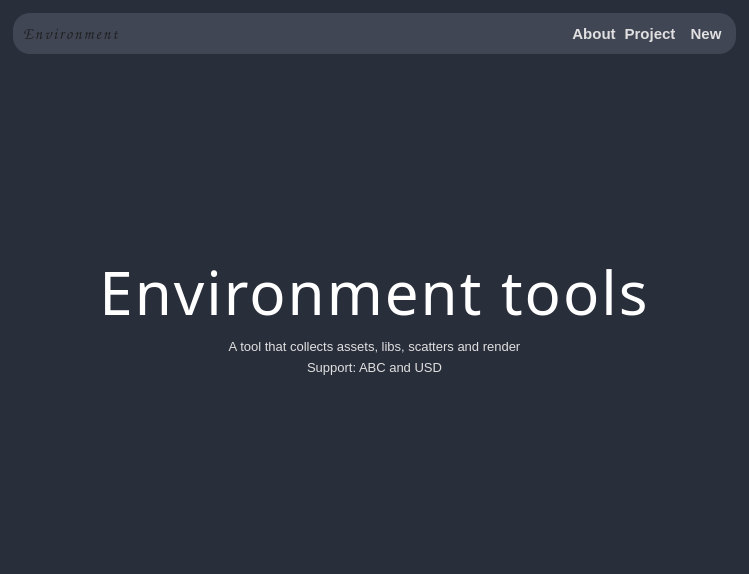
<?xml version="1.0" encoding="UTF-8"?>
<ui version="4.0">
 <class>mainWindows</class>
 <widget class="QWidget" name="mainWindows">
  <property name="geometry">
   <rect>
    <x>0</x>
    <y>0</y>
    <width>749</width>
    <height>574</height>
   </rect>
  </property>
  <property name="sizePolicy">
   <sizepolicy hsizetype="Preferred" vsizetype="Preferred">
    <horstretch>0</horstretch>
    <verstretch>0</verstretch>
   </sizepolicy>
  </property>
  <property name="windowTitle">
   <string>Form</string>
  </property>
  <property name="styleSheet">
   <string notr="true">QWidget#mainWindows{
	background-color:#292e3b;
}

QStackedWidget#about{
	background-color:transparent;
}

QWidget{
border:none
}</string>
  </property>
  <layout class="QVBoxLayout" name="verticalLayout">
   <item>
    <widget class="QFrame" name="frame">
     <property name="sizePolicy">
      <sizepolicy hsizetype="Preferred" vsizetype="Minimum">
       <horstretch>0</horstretch>
       <verstretch>0</verstretch>
      </sizepolicy>
     </property>
     <property name="minimumSize">
      <size>
       <width>0</width>
       <height>45</height>
      </size>
     </property>
     <property name="styleSheet">
      <string notr="true">QFrame#Head{
	background-color:#414654;
	border-radius:17px;
}
QFrame#Head QLabel#title{
	color:#1E2022;
	font-size:16px;
	font-weight:bold;
	Padding:2px;
	font-family:Comic Sans MS,serif;
	letter-spacing:2px;
	font-style:oblique;
}

QFrame#Head QPushButton#new_button,QFrame#Head QPushButton#about_button,QFrame#Head QPushButton#project{
	color:#e0e0e0;
	background-color:transparent;
	font-size:15px;
	font-weight:bold;
	font-family:Segoe UI,serif;
	width:50%;
}

QFrame#Head QPushButton#new_button:hover,QFrame#Head QPushButton#about_button:hover,QFrame#Head QPushButton#project:hover{
	color:#FFFFFF;
}</string>
     </property>
     <property name="frameShape">
      <enum>QFrame::StyledPanel</enum>
     </property>
     <property name="frameShadow">
      <enum>QFrame::Raised</enum>
     </property>
     <layout class="QVBoxLayout" name="verticalLayout_2">
      <property name="leftMargin">
       <number>2</number>
      </property>
      <property name="topMargin">
       <number>2</number>
      </property>
      <property name="rightMargin">
       <number>2</number>
      </property>
      <property name="bottomMargin">
       <number>2</number>
      </property>
      <item>
       <widget class="QFrame" name="Head">
        <property name="frameShape">
         <enum>QFrame::StyledPanel</enum>
        </property>
        <property name="frameShadow">
         <enum>QFrame::Raised</enum>
        </property>
        <layout class="QHBoxLayout" name="horizontalLayout">
         <property name="spacing">
          <number>6</number>
         </property>
         <property name="leftMargin">
          <number>5</number>
         </property>
         <property name="topMargin">
          <number>0</number>
         </property>
         <property name="rightMargin">
          <number>5</number>
         </property>
         <property name="bottomMargin">
          <number>0</number>
         </property>
         <item>
          <widget class="QLabel" name="title">
           <property name="text">
            <string>Environment</string>
           </property>
          </widget>
         </item>
         <item>
          <spacer name="horizontalSpacer">
           <property name="orientation">
            <enum>Qt::Horizontal</enum>
           </property>
           <property name="sizeHint" stdset="0">
            <size>
             <width>40</width>
             <height>20</height>
            </size>
           </property>
          </spacer>
         </item>
         <item>
          <widget class="QPushButton" name="about_button">
           <property name="sizePolicy">
            <sizepolicy hsizetype="Minimum" vsizetype="Minimum">
             <horstretch>0</horstretch>
             <verstretch>0</verstretch>
            </sizepolicy>
           </property>
           <property name="text">
            <string>About</string>
           </property>
          </widget>
         </item>
         <item>
          <widget class="QPushButton" name="project">
           <property name="sizePolicy">
            <sizepolicy hsizetype="Minimum" vsizetype="Minimum">
             <horstretch>0</horstretch>
             <verstretch>0</verstretch>
            </sizepolicy>
           </property>
           <property name="text">
            <string>Project</string>
           </property>
          </widget>
         </item>
         <item>
          <widget class="QPushButton" name="new_button">
           <property name="sizePolicy">
            <sizepolicy hsizetype="Minimum" vsizetype="Minimum">
             <horstretch>0</horstretch>
             <verstretch>0</verstretch>
            </sizepolicy>
           </property>
           <property name="minimumSize">
            <size>
             <width>0</width>
             <height>0</height>
            </size>
           </property>
           <property name="text">
            <string>New</string>
           </property>
          </widget>
         </item>
        </layout>
       </widget>
      </item>
     </layout>
    </widget>
   </item>
   <item>
    <widget class="QFrame" name="frame_2">
     <property name="sizePolicy">
      <sizepolicy hsizetype="Preferred" vsizetype="Expanding">
       <horstretch>0</horstretch>
       <verstretch>0</verstretch>
      </sizepolicy>
     </property>
     <property name="frameShape">
      <enum>QFrame::StyledPanel</enum>
     </property>
     <property name="frameShadow">
      <enum>QFrame::Raised</enum>
     </property>
     <layout class="QVBoxLayout" name="verticalLayout_3">
      <property name="leftMargin">
       <number>0</number>
      </property>
      <property name="topMargin">
       <number>0</number>
      </property>
      <property name="rightMargin">
       <number>0</number>
      </property>
      <property name="bottomMargin">
       <number>0</number>
      </property>
      <item>
       <widget class="QStackedWidget" name="stackedWidget">
        <property name="frameShape">
         <enum>QFrame::NoFrame</enum>
        </property>
        <property name="frameShadow">
         <enum>QFrame::Plain</enum>
        </property>
        <property name="currentIndex">
         <number>0</number>
        </property>
        <widget class="QWidget" name="about">
         <property name="styleSheet">
          <string notr="true">QLabel#main_title{
	color: qlineargradient(spread:pad, x1:1, y1:0, x2:1, y2:1, stop:0.21501 rgba(224, 224, 224, 255), stop:1 rgba(255, 255, 255, 255));
	font-size:60px;
	font-family:Impact;
	letter-spacing:2px;
}

QLabel#main_title:hover,QLabel#subtitle:hover,QLabel#subtitle_2:hover{
	color: qlineargradient(spread:pad, x1:0, y1:0, x2:1, y2:1, stop:0.197849 rgba(86, 100, 123, 255), stop:0.890323 rgba(180, 194, 220, 255));
}

QLabel#subtitle,QLabel#subtitle_2{
	color:#e0e0e0;
	font-family:Segoe UI;
	font-size:13px;
}

</string>
         </property>
         <layout class="QVBoxLayout" name="verticalLayout_4">
          <property name="leftMargin">
           <number>0</number>
          </property>
          <property name="topMargin">
           <number>0</number>
          </property>
          <property name="rightMargin">
           <number>0</number>
          </property>
          <property name="bottomMargin">
           <number>0</number>
          </property>
          <item>
           <spacer name="verticalSpacer_2">
            <property name="orientation">
             <enum>Qt::Vertical</enum>
            </property>
            <property name="sizeHint" stdset="0">
             <size>
              <width>20</width>
              <height>40</height>
             </size>
            </property>
           </spacer>
          </item>
          <item>
           <widget class="QLabel" name="main_title">
            <property name="text">
             <string>Environment tools</string>
            </property>
            <property name="alignment">
             <set>Qt::AlignCenter</set>
            </property>
           </widget>
          </item>
          <item>
           <widget class="QLabel" name="subtitle">
            <property name="text">
             <string>A tool that collects assets, libs, scatters and render</string>
            </property>
            <property name="textFormat">
             <enum>Qt::PlainText</enum>
            </property>
            <property name="alignment">
             <set>Qt::AlignCenter</set>
            </property>
           </widget>
          </item>
          <item>
           <widget class="QLabel" name="subtitle_2">
            <property name="text">
             <string>Support: ABC and USD</string>
            </property>
            <property name="alignment">
             <set>Qt::AlignCenter</set>
            </property>
           </widget>
          </item>
          <item>
           <spacer name="aaaa">
            <property name="orientation">
             <enum>Qt::Vertical</enum>
            </property>
            <property name="sizeHint" stdset="0">
             <size>
              <width>20</width>
              <height>40</height>
             </size>
            </property>
           </spacer>
          </item>
         </layout>
        </widget>
        <widget class="QWidget" name="project_2">
         <property name="styleSheet">
          <string notr="true">QScrollArea{
	background-color:transparent;
}

QWidget#project_view{
	background-color:transparent;
}</string>
         </property>
         <layout class="QHBoxLayout" name="horizontalLayout_2">
          <item>
           <widget class="QScrollArea" name="scrollArea">
            <property name="widgetResizable">
             <bool>true</bool>
            </property>
            <widget class="QWidget" name="project_view">
             <property name="geometry">
              <rect>
               <x>0</x>
               <y>0</y>
               <width>100</width>
               <height>30</height>
              </rect>
             </property>
            </widget>
           </widget>
          </item>
         </layout>
        </widget>
        <widget class="QWidget" name="new_2"/>
       </widget>
      </item>
     </layout>
    </widget>
   </item>
  </layout>
 </widget>
 <resources>
  <include location="resources/envlt.qrc"/>
 </resources>
 <connections/>
</ui>
